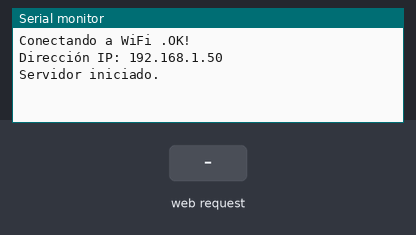
This sketch was run on a simulated ESP32. Shown: the last lines printed to the serial monitor. The test bench sets the inputs (shaded band). WiFi joins after 1.5 s; servers stay silent unless stated.

Above: at 3.2 s.
3.3 s: HTTP request GET /guardar received
At 4.5 s:
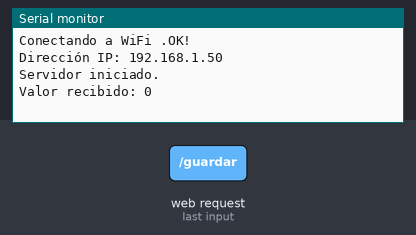
4.8 s: HTTP request GET /guardar?valor=1 received
At 5.7 s:
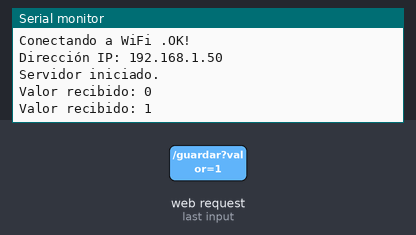

The sketch:

esp32_server_get.ino
```cpp
#include <WiFi.h>
#include <WiFiClient.h>
#include <WebServer.h>

/* Credenciales de nuestra red WiFi */
const char* ssid = "Megacable_2.4G_B46C";
const char* password = "9fdvCAE3";


WebServer server(80);

int valor = 0;

void handleRoot() {
  String paginaHTML = "";
  paginaHTML += "<html><body>";
  paginaHTML += "<h1>Ejemplo ESP32 - Textbox Numérico</h1>";
  paginaHTML += "<form action='/guardar' method='get'>";
  paginaHTML += "<label for='valor'>Ingrese un valor:</label>";
  paginaHTML += "<input type='number' id='valor' name='valor'>";
  paginaHTML += "<input type='submit' value='Enviar'>";
  paginaHTML += "</form>";
  paginaHTML += "</body></html>";
  server.send(200, "text/html", paginaHTML);
}

/* Cuando se presiona el boton de Enviar del formulario */
void handleGuardar() {
  valor = server.arg("valor").toInt();
  String mensaje = "Valor recibido: " + String(valor);
  server.send(200, "text/plain", mensaje);
  Serial.println(mensaje);
}

void setup() {
  Serial.begin(115200);
  WiFi.begin(ssid, password);
  Serial.print("Conectando a WiFi ");
  while (WiFi.status() != WL_CONNECTED) {
    delay(2000);
    Serial.print('.');
  }
  Serial.println("OK!");

  // Esta es la dirección IP de nuestro servidor, en el dispositivo donde se accedera al servidor,
  // debemos de estar conectados a la misma red WiFi que nuestro servidor
  // Y en nuestro navegador, deberemos de acceder a esta dirección IP
  Serial.print("Dirección IP: ");
  Serial.println(WiFi.localIP());

  // Registrar la pagina HTML en el servidor
  server.on("/", handleRoot);
  server.on("/guardar", handleGuardar); // Añadir la respuesta HTML del formulario de la pagina HTML
  server.begin(); // Arrancar el servidor


  Serial.println("Servidor iniciado.");
}

void loop() {
  server.handleClient();
}
```

Measured:
- after the input at 3.3 s, the serial monitor: prints a new line at once (image 1)
- after the input at 4.8 s, the serial monitor: prints a new line at once (image 2)
